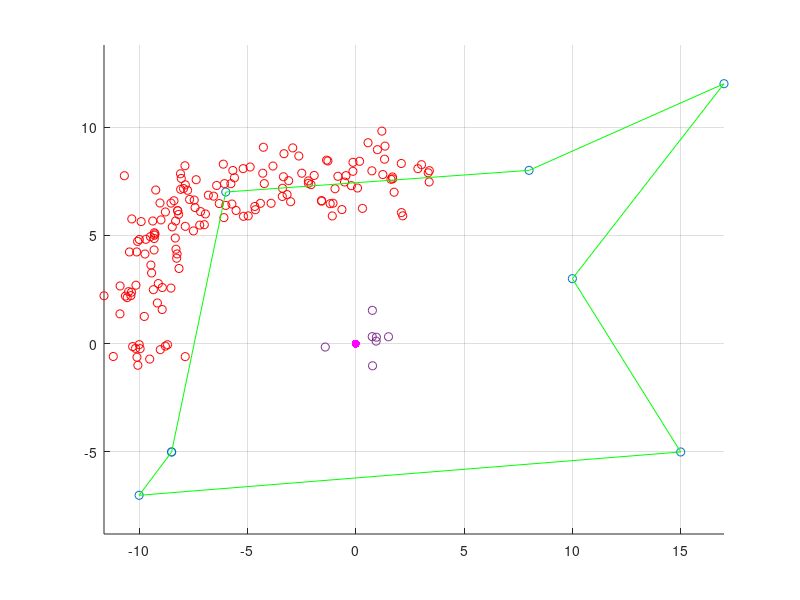

Write MATLAB code to recreate this figure.
clc;
clear all;
close all;


shape_x = [-8.5 -6 8 17 10 15 -10 -8.5];
shape_y = [-5 7 8 12 3 -5 -7 -5];


r_x = 0;
r_y = 0;

robot = [r_x r_y];

obs_r = 1.25;
phi = 0:pi/12:2*pi;

obs_x = 7*rand(1,1)+obs_r*cos(phi);
obs_y = 7*rand(1,1)+obs_r*sin(phi);

% obs_x = [2 4 10 12];
% obs_y = [2 3 4 0];

obs_x = awgn(obs_x,.0000001);
obs_y = awgn(obs_y,.0000001);

t_x = 1:length(shape_x);
t_y = 1:length(shape_y);

t_xs = 1:1/1000:length(shape_x);
t_ys = 1:1/1000:length(shape_y);

xs = spline(t_x,shape_x,t_xs);
ys = spline(t_y,shape_y,t_ys);

xs = awgn(xs,.00000001);
ys = awgn(ys,.00000001);



d_wall = [];
th_wall = [];

d_obs = [];
th_obs = [];



for i = 1:length(t_xs)
    d_wall(i) = sqrt((r_x-xs(i))^2+(r_y-ys(i))^2);
    th_wall(i) = atan2((ys(i)-r_y),(xs(i)-r_x));   
end

for i = 1:length(obs_x)
    d_obs(i) = sqrt((r_x-obs_x(i))^2+(r_y-obs_y(i))^2);
    th_obs(i) = atan2((obs_y(i)-r_y),(obs_x(i)-r_x));

    
end

ind = find(max(th_obs)>th_wall & min(th_obs)<th_wall);
ind2 = find(max(th_obs)==th_obs);
ind3 = find(min(th_obs)==th_obs);
ind4 = find(d_obs(ind2)<d_obs & d_obs(ind3)<d_obs); 

xs(ind) = [];
ys(ind) = [];

obs_x(ind4) = [];
obs_y(ind4) = [];

room_vec_x = horzcat(xs,obs_x);
room_vec_y = horzcat(ys,obs_y);
room_vec_th_rad = atan2(room_vec_y,room_vec_x);

%%%%%%%%%%%%%%%%%%%%%%%%%%%%%%%%%%%%%%%%%%%%%%%%%%%%%%%%%%%%%%%%%%%%%
%%%%%%%%%%%%%%%%% THIS IS THE REPLICATED LIDAR DATA %%%%%%%%%%%%%%%%%
room_vec_d = sqrt(room_vec_x.^2+room_vec_y.^2);
room_vec_th_deg = rad2deg(room_vec_th_rad);
%%%%%%%%%%%%%%%%% THIS IS THE REPLICATED LIDAR DATA %%%%%%%%%%%%%%%%%
%%%%%%%%%%%%%%%%%%%%%%%%%%%%%%%%%%%%%%%%%%%%%%%%%%%%%%%%%%%%%%%%%%%%%


hold on; grid on;
axis('equal')
% line([0 15*cos(min(th_obs))],[0 15*sin(min(th_obs))])
% line([0 10*cos(max(th_obs))],[0 10*sin(max(th_obs))])
scatter(shape_x,shape_y)
scatter(xs(1:10:end),ys(1:10:end),'r')
plot(shape_x,shape_y,'g')
scatter(r_x,r_y,'m','filled')
scatter(obs_x,obs_y)
